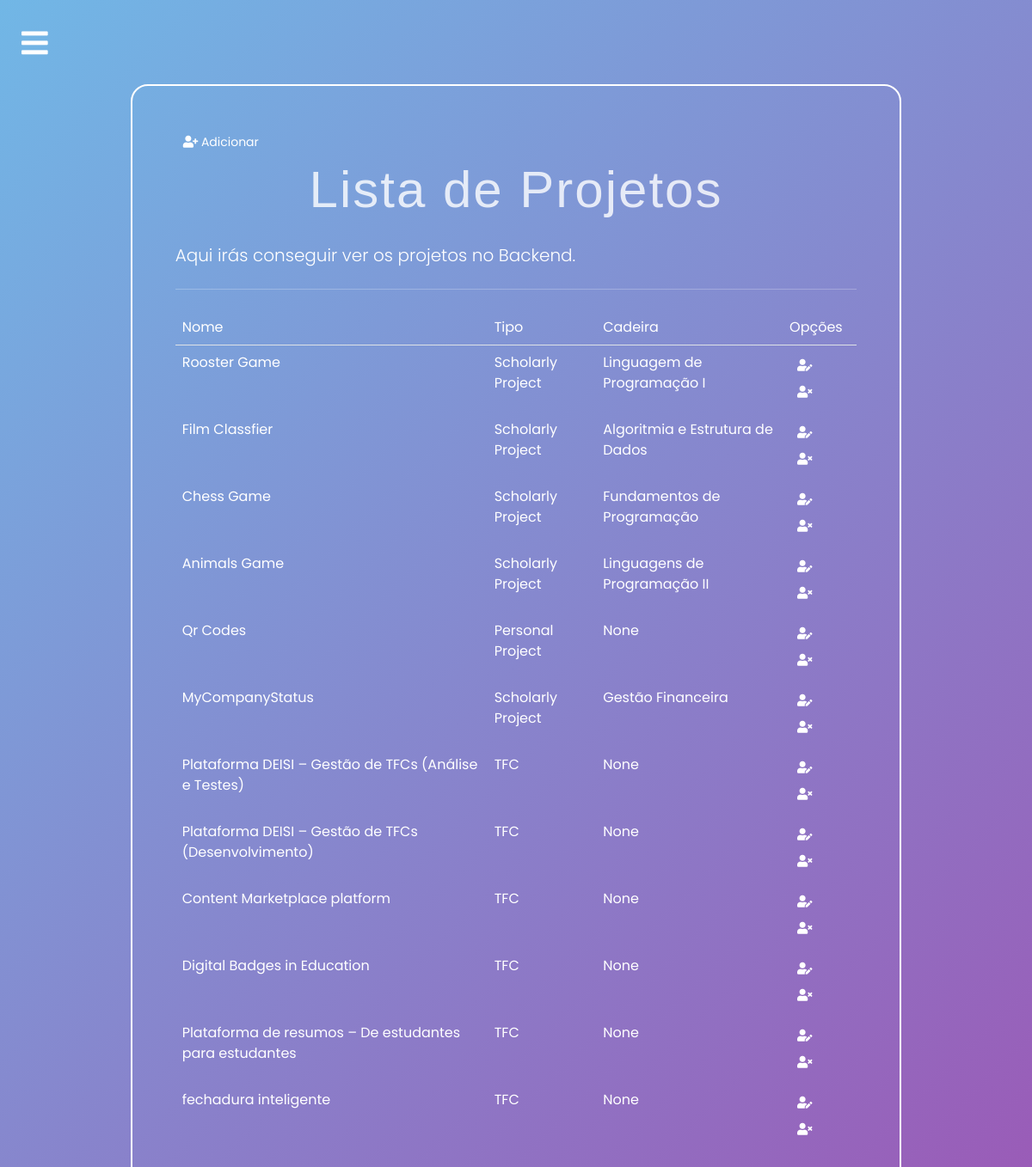
/backend/projetos/list/ (signed in), run on an earlier commit of the app's database.
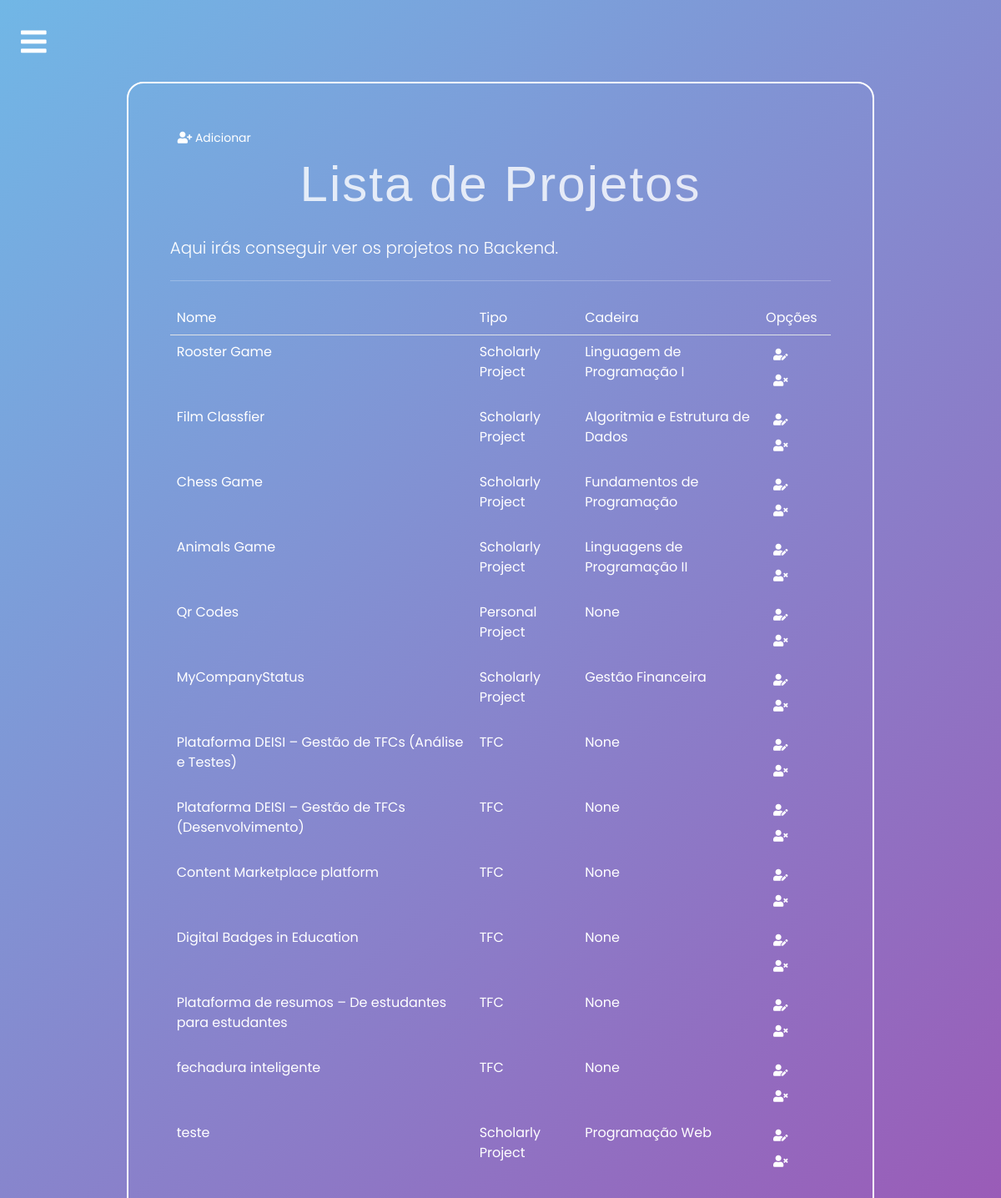
And on a later commit of the database.
### portofolio/models.py (models this page shows, shortened)
class Projeto(models.Model):
    nome = models.CharField(max_length=255)
    descricao = models.TextField()
    github = models.URLField(max_length=200, null=True, blank=True)
    pessoas = models.ManyToManyField(Pessoa)
    orientadores = models.ManyToManyField('Professor', null=True, blank=True)
    tipo = models.ForeignKey('TipoProjeto', on_delete=models.CASCADE)
    tecnologias = models.ManyToManyField('Tecnologia')
    cadeira = models.ForeignKey('Cadeira', on_delete=models.CASCADE, null=True, blank=True)
    pokemon = models.ImageField(upload_to='pokemons/', null=True, blank=True)
    ano = models.IntegerField()
    link_relatorio = models.URLField(max_length=200, null=True, blank=True)
    link_video = models.URLField(max_length=200, null=True, blank=True)

class TipoProjeto(models.Model):
    nome = models.CharField(max_length=255)
    descricao = models.TextField()
    def __str__(self):
        return self.nome

class Cadeira (models.Model):
    nome = models.CharField(max_length=255)
    ano = models.IntegerField()
    ects = models.IntegerField()
    curso = models.ForeignKey(Curso, on_delete=models.CASCADE)
    professores = models.ManyToManyField('Professor')
    semestre = models.IntegerField()
    anoEscolar = models.IntegerField()
    descricao = models.TextField()
    def __str__(self):
        return self.nome

### portofolio/views.py (the view)
# urls.py: path('backend/projetos/list/', views.projetos_list, name='projetos_list'), # get req. to retrieve and display all records
@login_required
def  projetos_list(request):
    context = {'projetos_list': Projeto.objects.all()}
    return render(request, 'portofolio/trabalhos/projetos/projeto_list.html', context)

### portofolio/templates/portofolio/trabalhos/projetos/projeto_list.html (shortened to what this page needs)
{%extends 'portofolio/base.html' %}
{%load crispy_forms_tags%}
{%block content%}
<div class="container">
    <div class="col-md-10 offset-md-1 mt-5">
        <div class="limiter-form jumbotron">
            <a href="{%url 'portofolio:projetos_insert'%}" class="btn btn-primary btn-sm">
                <i class="fas fa-user-plus"></i>
                Adicionar
            </a>
            <h1 class="display-4">Lista de Projetos</h1>
            <p class="lead">Aqui irás conseguir ver os projetos no Backend.</p>
            <hr class="my-4">
            <table class="table table-borderless">
                <thead class="border-bottom font-weight-bold">
                    <tr>
                        <td>Nome</td>
                        <td>Tipo</td>
                        <td>Cadeira</td>
                        <td>Opções</td>
                    </tr>
                    <tbody>
                        {%for projeto in projetos_list%}
                        <tr>
                            <td>{{projeto.nome}}</td>
                            <td>{{projeto.tipo}}</td>
                            <td>{{projeto.cadeira}}</td>
                            <td>
                                <a href="{%url 'portofolio:projeto_update' projeto.id%}" class="btn btn-warning btn-sm">
                                    <i class="fas fa-user-edit"></i>
                                </a>
                                <form action="{%url 'portofolio:projeto_delete' projeto.id%}" method="post" class="d-inline">
                                    <button type="submit" class="btn btn-danger btn-sm">
                                        <i class="fas fa-user-times"></i>
                                    </button>
                                </form>
                            </td>
                        </tr>
                        {% endfor %}
                    </tbody>
                </thead>
            </table>
        </div>
    </div>
</div>
{%endblock%}

What changed in the data, as far as the page shows it:
added Projeto: nome "teste", tipo "Scholarly Project", cadeira "Programação Web"
